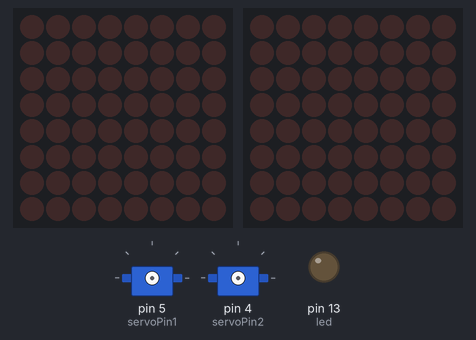
The sketch below on a simulated Arduino Mega 2560, built with avr-gcc and run on an emulated ATmega2560. On the bench: 2 × servo, 2 × 8×8 LED matrix, output pins drawn as LEDs (lit = HIGH). Random numbers use the default seed unless the sketch sets one; pins used as bus, display or sensor lines are not drawn; what the sketch prints to the serial monitor is not drawn.

Above: at 0.1 s.
At 1.61 s:
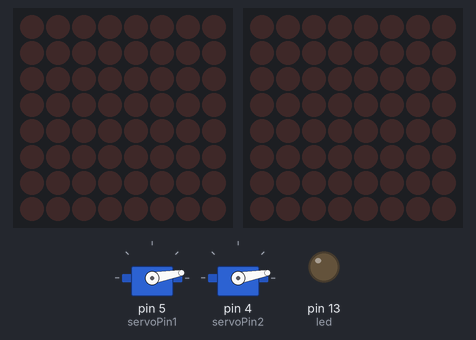
At 2.7 s:
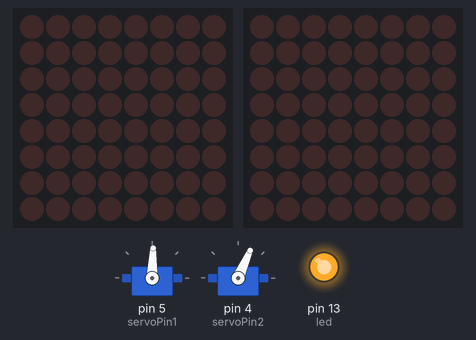
At 6.1 s:
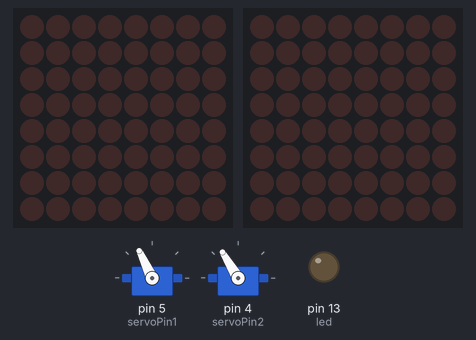
At 19.8 s:
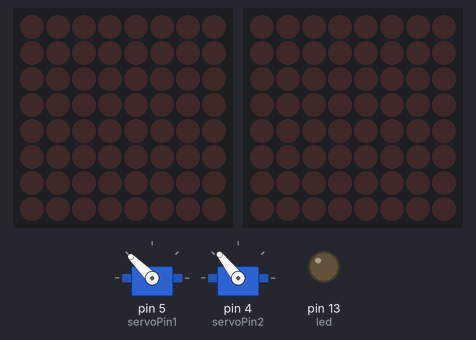
At 37.0 s:
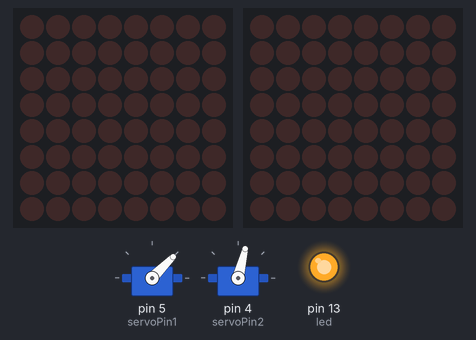
Timing chart, 0 to 38.5 s (numbered marks = the images above):
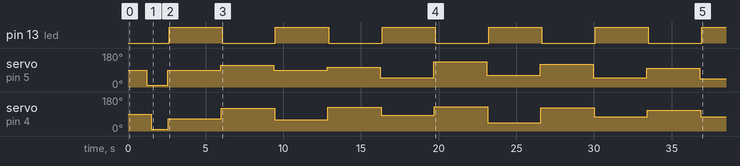

Measured:
- by itself, pin 13 (led): alternates HIGH for 3.4 s and LOW for 3.4 s
- by itself, servo on pin 5 (servoPin1): 90° → 10° at 1.2 s, → 88° 1.3 s later, → 115° 3.4 s later, → 89° 3.4 s later, … (12 changes in this stretch)
- by itself, servo on pin 4 (servoPin2): 90° → 10° at 1.5 s, → 66° 1.1 s later, → 121° 3.4 s later, → 59° 3.4 s later, … (12 changes in this stretch)

The sketch:

r2d2_led03.ino
```cpp
//D:Mega its digital #20(light Red)
//C:Mega its digital #21(White&Black)
//V:Blue
//G:Red


//Blue = 5V
//Red = SDI
//Green = CKI
//Black = GND

#include <Servo.h>      // include the servo library

Servo servoMotor1;
Servo servoMotor2;

char servoPin1 = 5;
char servoPin2 = 4;

int pos1 = 10;
int pos2 = 10;
int led = 13;

unsigned long nextTime = 1500;

boolean servoHigh = false;

#include <Wire.h>
#include "Adafruit_LEDBackpack.h"
#include "Adafruit_GFX.h"

Adafruit_8x8matrix matrix01 = Adafruit_8x8matrix();
Adafruit_8x8matrix matrix02 = Adafruit_8x8matrix();
int SDI = 2; //Red wire (not the red 5V wire!)
int CKI = 3; //Green wire
int ledPin = 13; //On board LED

#define STRIP_LENGTH 6 //32 LEDs on this strip
long strip_colors[STRIP_LENGTH];

void setup(){
  Serial.begin(9600);
  delay(1000);
  Serial.println("setup begin");
  Serial.write(servoPin1);
  delay(100);
  servoMotor1.attach(servoPin1);
  delay(100);
  servoMotor1.write(pos1);
  delay(100);

  Serial.write(servoPin2);
  delay(100);
  servoMotor2.attach(servoPin2);
  delay(100);
  servoMotor2.write(pos2);
  delay(100);
  pinMode(led, OUTPUT);
  matrix01.begin(0x73);  // pass in the address
  delay(100);
  matrix02.begin(0x70);
  delay(100);
  pinMode(SDI, OUTPUT);
  pinMode(CKI, OUTPUT);
  pinMode(ledPin, OUTPUT);
  delay(100);
  //Clear out the array
  for(int x = 0 ; x < STRIP_LENGTH ; x++)
    strip_colors[x] = 0;

  randomSeed(analogRead(0));

  //Serial.begin(9600);
 Serial.println("setup end");
}

static uint8_t PROGMEM
smile_bmp[] =
{
  B11111111,
  B11111111,
  B10100101,
  B11111111,
  B10100101,
  B11111111,
  B01000010,
  B11111111 }
,
neutral_bmp[] =
{
  B00111100,
  B01000010,
  B10100101,
  B10000001,
  B10100101,
  B10011001,
  B01000010,
  B00111100 }
,
frown_bmp[] =
{
  B00111100,
  B01000010,
  B10100101,
  B10000001,
  B10100101,
  B10011001,
  B01000010,
  B00111100 };


void loop(){
  Serial.print("loop at: ");
  Serial.println(millis());
  //Pre-fill the color array with known values
  strip_colors[0] = 0xFF0000; //Bright Red
  strip_colors[1] = 0x00FF00; //Bright Green
  strip_colors[2] = 0x0000FF; //Bright Blue
  strip_colors[3] = 0x010000; //Faint red
  strip_colors[4] = 0x800000; //1/2 red (0x80 = 128 out of 256)
  post_frame(); //Push the current color frame to the strip
  delay(500);

  addRandom();
  delay(50);
  post_frame();
  delay(50);
  moveServo();
  delay(50);
//  updateMatrix();
//  delay(50);

}

void moveServo(void){
  Serial.print("moveServo ");
  Serial.print(" at: ");
  Serial.println(millis());
  Serial.print("-- nexttime is currently: ");
  Serial.println(nextTime);
  unsigned long currTime = millis();

  if (currTime > nextTime){
    Serial.println("------ hit timer -----");
    if(!servoHigh){
      Serial.println("servoHigh == false!");
      pos1 = random(40,90);
      pos2 = random(40,90);
      servoMotor1.write((int)pos1);
      delay(50);
      servoMotor2.write((int)pos2);
      delay(50);
      servoHigh = true;
      digitalWrite(led, HIGH);
    }
    else{
      Serial.println("servoHigh == true!");
      pos1 = random(90,140);
      pos2 = random(90,140);
      servoMotor1.write((int)pos1);
      delay(50);
      servoMotor2.write((int)pos2);
      delay(50);
      servoHigh = false;
      digitalWrite(led, LOW);
    }
    nextTime = millis() +3000;
  }
  Serial.println(pos1, pos2);
}

void updateMatrix(){
  Serial.print("-- nexttime is currently: ");
  Serial.println(nextTime);
  unsigned long currTime = millis();

  if (currTime > nextTime){
    Serial.println("------ hit timer -----");
      matrix01.clear();
      matrix02.clear();
      delay(50);
      matrix01.drawBitmap(0, 0, smile_bmp, 8, 8, LED_ON);
      matrix02.drawBitmap(0, 0, smile_bmp, 8, 8, LED_ON);
      matrix01.writeDisplay();
      matrix02.writeDisplay();
  }
  else{
      matrix01.clear();
      matrix02.clear();
      delay(50);
      matrix01.drawBitmap(0, 0, neutral_bmp, 8, 8, LED_ON);
      matrix02.drawBitmap(0, 0, neutral_bmp, 8, 8, LED_ON);
      matrix01.writeDisplay();
      matrix02.writeDisplay();
  }
    nextTime = millis() +3000;
    matrix01.setRotation(0);
    matrix02.setRotation(0);
}

void addRandom(void) {
  Serial.println("addRandom");
  int x;

  //First, shuffle all the current colors down one spot on the strip
  for(x = (STRIP_LENGTH - 1) ; x > 0 ; x--)
    strip_colors[x] = strip_colors[x - 1];

  //Now form a new RGB color
  long new_color = 0;
  for(x = 0 ; x < 3 ; x++){
    new_color <<= 8;
    new_color |= random(0xFF); //Give me a number from 0 to 0xFF
    //new_color &= 0xFFFFF0; //Force the random number to just the upper brightness levels. It sort of works.
  }

  strip_colors[0] = new_color; //Add the new random color to the strip
}

//Takes the current strip color array and pushes it out
void post_frame (void) {
  Serial.println("post_frame");
  //Each LED requires 24 bits of data
  //MSB: R7, R6, R5..., G7, G6..., B7, B6... B0
  //Once the 24 bits have been delivered, the IC immediately relays these bits to its neighbor
  //Pulling the clock low for 500us or more causes the IC to post the data.

  for(int LED_number = 0 ; LED_number < STRIP_LENGTH ; LED_number++) {
    long this_led_color = strip_colors[LED_number]; //24 bits of color data

    for(byte color_bit = 23 ; color_bit != 255 ; color_bit--) {
      //Feed color bit 23 first (red data MSB)

      digitalWrite(CKI, LOW); //Only change data when clock is low

      long mask = 1L << color_bit;
      //The 1'L' forces the 1 to start as a 32 bit number, otherwise it defaults to 16-bit.

      if(this_led_color & mask)
        digitalWrite(SDI, HIGH);
      else
        digitalWrite(SDI, LOW);

      digitalWrite(CKI, HIGH); //Data is latched when clock goes high
    }
  }

  //Pull clock low to put strip into reset/post mode
  digitalWrite(CKI, LOW);
  delayMicroseconds(500); //Wait for 500us to go into reset
}
```
